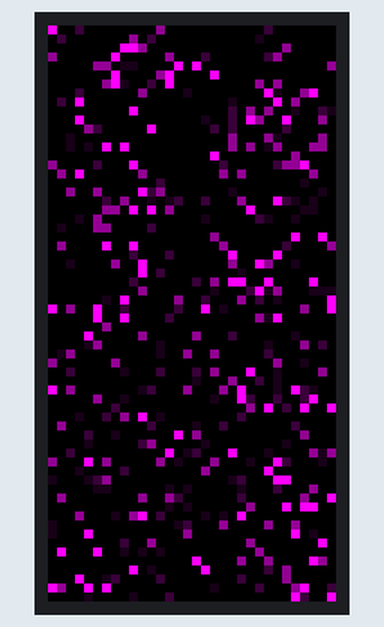
Simulated run of this sketch. Board: Teensy 4. Shown: 32×64 colour display. Random numbers use the default seed unless the sketch sets one; what the sketch prints to the serial monitor is not drawn.

Above: at 0.1 s.
At 4.96 s:
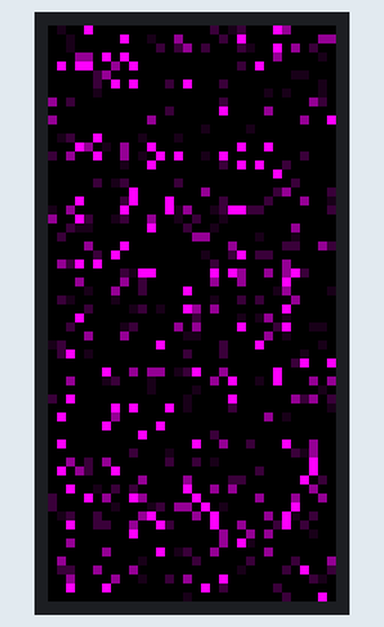
At 9.78 s:
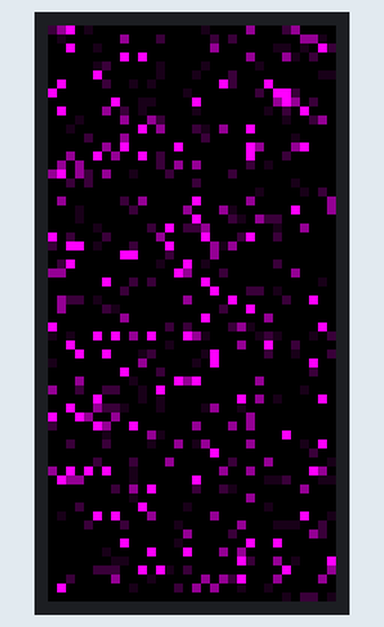
At 19.7 s:
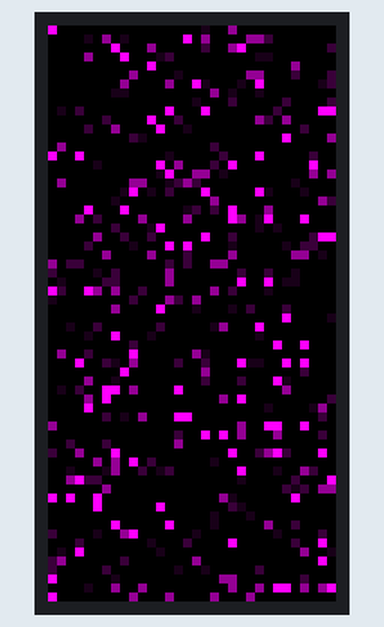
At 29.63 s:
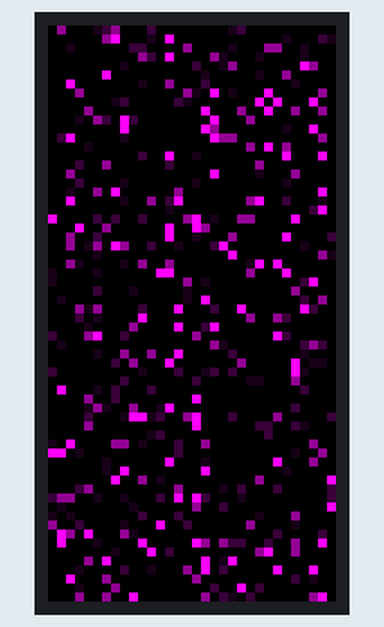
At 39.56 s:
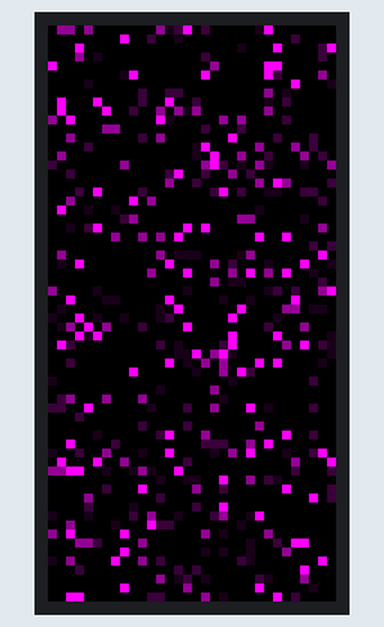

The sketch:

waterfall1.ino
```cpp
#include "Adafruit_Protomatter.h"

/*
METRO M0 PORT-TO-PIN ASSIGNMENTS BY BYTE:
PA00       PA08 D4    PA16 D11   PB00       PB08 A1
PA01       PA09 D3    PA17 D13   PB01       PB09 A2
PA02 A0    PA10 D1    PA18 D10   PB02 A5    PB10 MOSI
PA03       PA11 D0    PA19 D12   PB03       PB11 SCK
PA04 A3    PA12 MISO  PA20 D6    PB04       PB12
PA05 A4    PA13       PA21 D7    PB05       PB13
PA06 D8    PA14 D2    PA22 SDA   PB06       PB14
PA07 D9    PA15 D5    PA23 SCL   PB07       PB15

SAME, METRO M4:
PA00       PA08       PA16 D13   PB00       PB08 A4    PB16 D3
PA01       PA09       PA17 D12   PB01       PB09 A5    PB17 D2
PA02 A0    PA10       PA18 D10   PB02 SDA   PB10       PB18
PA03       PA11       PA19 D11   PB03 SCL   PB11       PB19
PA04 A3    PA12 MISO  PA20 D9    PB04       PB12 D7    PB20
PA05 A1    PA13 SCK   PA21 D8    PB05       PB13 D4    PB21
PA06 A2    PA14 MISO  PA22 D1    PB06       PB14 D5    PB22
PA07       PA15       PA23 D0    PB07       PB15 D6    PB23

FEATHER M4:
PA00       PA08       PA16 D5    PB08 A2    PB16 D1/TX
PA01       PA09       PA17 SCK   PB09 A3    PB17 D0/RX
PA02 A0    PA10       PA18 D6    PB10       PB18
PA03       PA11       PA19 D9    PB11       PB19
PA04 A4    PA12 SDA   PA20 D10   PB12       PB20
PA05 A1    PA13 SCL   PA21 D11   PB13       PB21
PA06 A5    PA14 D4    PA22 D12   PB14       PB22 MISO
PA07       PA15       PA23 D13   PB15       PB23 MOSI

FEATHER M0:
PA00       PA08       PA16 D11   PB00       PB08 A1
PA01       PA09       PA17 D13   PB01       PB09 A2
PA02 A0    PA10 TX/D1 PA18 D10   PB02 A5    PB10 MOSI
PA03       PA11 RX/D0 PA19 D12   PB03       PB11 SCK
PA04 A3    PA12 MISO  PA20 D6    PB04       PB12
PA05 A4    PA13       PA21 D7    PB05       PB13
PA06       PA14       PA22 SDA   PB06       PB14
PA07 D9    PA15 D5    PA23 SCL   PB07       PB15

FEATHER nRF52840:
P0.00      P0.08 D12       P0.24 RXD  P1.08 D5
P0.01      P0.09           P0.25 TXD  P1.09 D13
P0.02 A4   P0.10 D2 (NFC)  P0.26 D9   P1.10
P0.03 A5   P0.11 SCL       P0.27 D10  P1.11
P0.04 A0   P0.12 SDA       P0.28 A3   P1.12
P0.05 A1   P0.13 MOSI      P0.29      P1.13
P0.06 D11  P0.14 SCK       P0.30 A2   P1.14
P0.07 D6   P0.15 MISO      P0.31      P1.15

FEATHER ESP32:
P0.00          P0.08          P0.16 16/RX    P0.24          P1.00 32/A7
P0.01          P0.09          P0.17 17/TX    P0.25 25/A1    P1.01 33/A9/SS
P0.02          P0.10          P0.18 18/MOSI  P0.26 26/A0    P1.02 34/A2 (in)
P0.03          P0.11          P0.19 19/MISO  P0.27 27/A10   P1.03
P0.04 4/A5     P0.12 12/A11   P0.20          P0.28          P1.04 36/A4 (in)
P0.05 5/SCK    P0.13 13/A12   P0.21 21       P0.29          P1.05
P0.06          P0.14 14/A6    P0.22 22/SCL   P0.30          P1.06
P0.07          P0.15 15/A8    P0.23 23/SDA   P0.31          P1.07 39/A3 (in)

RGB Matrix FeatherWing:
R1  D6    A   A5
G1  D5    B   A4
B1  D9    C   A3
R2  D11   D   A2
G2  D10   LAT D0/RX
B2  D12   OE  D1/TX
CLK D13
RGB+clock in one PORT byte on Feather M4!
RGB+clock are on same PORT but not within same byte on Feather M0 --
the code could run there (with some work to be done in the convert_*
functions), but would be super RAM-inefficient. Should be fine on other
M0 devices like a Metro, if wiring manually so one can pick a contiguous
byte of PORT bits.
RGB+clock are on different PORTs on nRF52840.
*/

#if defined(__SAMD51__)
  // Use FeatherWing pinout
  uint8_t rgbPins[]  = {6, 5, 9, 11, 10, 12};
  uint8_t addrPins[] = {A5, A4, A3, A2};
  uint8_t clockPin   = 13;
  uint8_t latchPin   = 0;
  uint8_t oePin      = 1;
#elif defined(_SAMD21_)
  uint8_t rgbPins[]  = {6, 7, 10, 11, 12, 13};
  uint8_t addrPins[] = {0, 1, 2, 3};
  uint8_t clockPin   = SDA;
  uint8_t latchPin   = 4;
  uint8_t oePin      = 5;
#elif defined(NRF52_SERIES)
  // Special nRF52840 FeatherWing pinout
  uint8_t rgbPins[]  = {6, A5, A1, A0, A4, 11};
  uint8_t addrPins[] = {10, 5, 13, 9};
  uint8_t clockPin   = 12;
  uint8_t latchPin   = PIN_SERIAL1_RX;
  uint8_t oePin      = PIN_SERIAL1_TX;
#elif defined(ESP32)
  // 'Safe' pins (not overlapping any peripherals):
  // GPIO.out: 4, 12, 13, 14, 15, 21, 27, GPIO.out1: 32, 33
  // Peripheral-overlapping pins, sorted from 'most expendible':
  // 16, 17 (RX, TX), 25, 26 (A0, A1), 18, 5, 9 (MOSI, SCK, MISO), 22, 23 (SCL, SDA)
  uint8_t rgbPins[]  = {4, 12, 13, 14, 15, 21};
  uint8_t addrPins[] = {16, 17, 25, 26};
  uint8_t clockPin   = 27; // Must be on same port as rgbPins
  uint8_t latchPin   = 32;
  uint8_t oePin      = 33;
#elif defined(ARDUINO_TEENSY40)
  uint8_t rgbPins[]  = {15, 16, 17, 20, 21, 22}; // A1-A3, A6-A8, skips SDA,SCL
  uint8_t addrPins[] = {2, 3, 4, 5};
  uint8_t clockPin   = 23; // A9
  uint8_t latchPin   = 6;
  uint8_t oePin      = 9;
#elif defined(ARDUINO_TEENSY41)
  uint8_t rgbPins[]  = {26, 27, 38, 20, 21, 22}; // A12-14, A6-A8 (yes that's a 38, NOT 28!)
  uint8_t addrPins[] = {2, 3, 4, 5};
  uint8_t clockPin   = 23; // A9
  uint8_t latchPin   = 6;
  uint8_t oePin      = 9;
#endif

// Last arg here enables double-buffering
Adafruit_Protomatter matrix(
  64, 6, 1, rgbPins, 4, addrPins, clockPin, latchPin, oePin, true);


void setup(void) {
  Serial.begin(9600);

  ProtomatterStatus status = matrix.begin();
  Serial.print("Protomatter begin() status: ");
  Serial.println((int)status);

  randomSeed(analogRead(0));
  matrix.setRotation(3);

  refill();
  matrix.show();
  delay(20);
}

const uint16_t dotcolor[5] = {
  0b0000000000000000, // Black (off)
  0b1111100000011111, // Brighest
  0b0001100000000011, // Most dark
  0b0011100000000111, // Low
  0b1001000000010010, // Med
};

uint16_t bufcopy[32][64];

void loop(void) {
  int i, j, r, rc;

  for(j=63;j>0;j--) {
    for(i=0;i<32;i++) {
      bufcopy[i][j] = bufcopy[i][j-1];
      matrix.drawPixel(i,j,bufcopy[i][j]);
    }
  }
  for(i=0;i<32;i++) {
      r = random(0,100);
      if(r < 80)    rc = 0;
      else if(r<85) rc = 1;
      else if(r<90) rc = 2;
      else if(r<95) rc = 3;
      else          rc = 4;
      bufcopy[i][0] = dotcolor[rc];
      matrix.drawPixel(i,0,dotcolor[rc]);
  }

  matrix.show();

  delay(20);
}

void refill()
{
    int i, j, r, rc;

    // Clear background
    matrix.fillScreen(0);
    for(i=0;i<matrix.width();i++) {
      for(j=0;j<matrix.height();j++) {
        r = random(0,100);
        if(r < 80)    rc = 0;
        else if(r<85) rc = 1;
        else if(r<90) rc = 2;
        else if(r<95) rc = 3;
        else          rc = 4;
        bufcopy[i][j] = dotcolor[rc];
        matrix.drawPixel(i,j,dotcolor[rc]);
      }
    }
}
```
